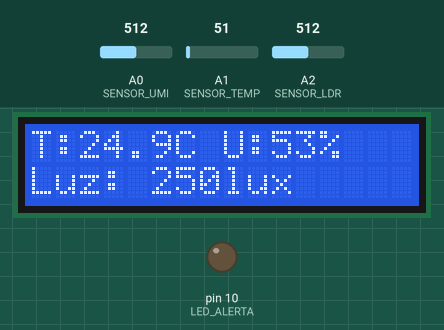
This sketch was run on a simulated Arduino Uno, built with avr-gcc and run on an emulated ATmega328P. Shown: 16×2 character LCD, output pins drawn as LEDs (lit = HIGH). The inputs (shaded band) are chosen by the test bench; at power-on: A1 (SENSOR_TEMP) = 51, A0 (SENSOR_UMI) = 512, A2 (SENSOR_LDR) = 512. What the sketch prints to the serial monitor is not drawn.

Above: at 1.2 s.
1.3 s: A1 (SENSOR_TEMP) set to 77
At 2.0 s:
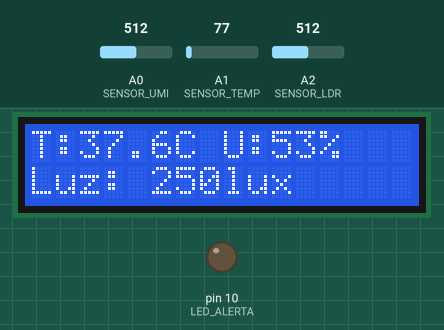
3.0 s: A1 (SENSOR_TEMP) set to 86
At 4.0 s:
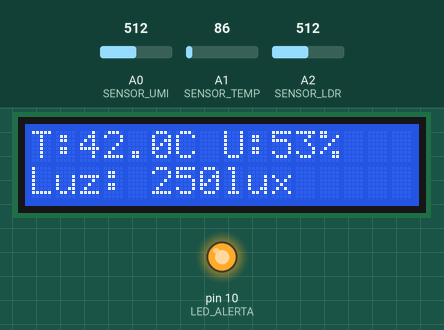
4.6 s: A0 (SENSOR_UMI) set to 710
At 5.8 s:
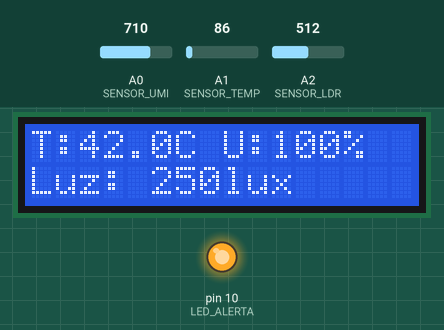
6.1 s: A2 (SENSOR_LDR) set to 710
At 6.8 s:
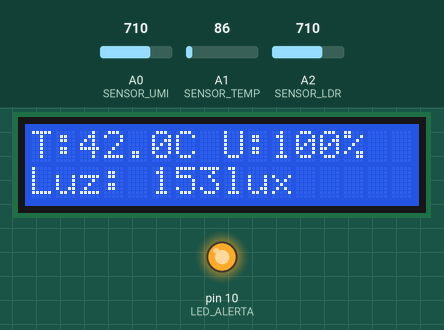
7.6 s: A2 (SENSOR_LDR) set to 716
At 8.8 s:
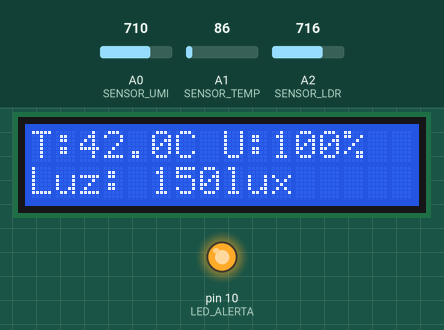
9.1 s: A0 (SENSOR_UMI) set to 690
At 9.6 s:
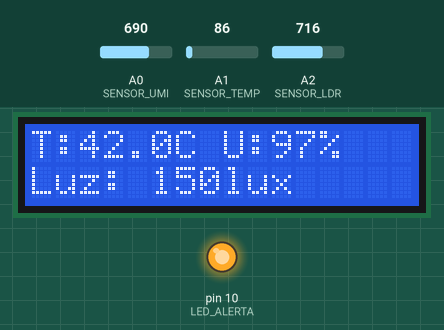
Timing chart, 0 to 11.7 s (numbered marks = the images above; inputs shaded):
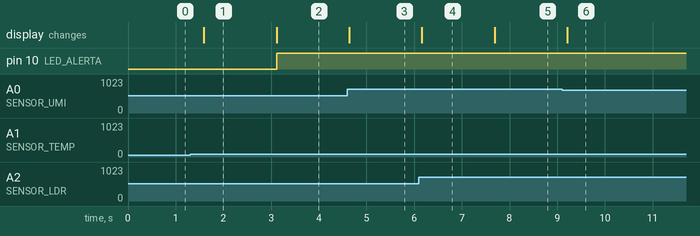

Measured:
- the behaviour switches between 81 and 82 on A1 (SENSOR_TEMP) (found by bisection; images 1 and 2)
- after the input at 1.3 s, the display: changes after 0.29 s (image 1)
- after the input at 3.0 s, pin 10 (LED_ALERTA): LOW → HIGH after 0.12 s; the display: changes after 0.12 s (image 2)
- after the input at 4.6 s, the display: changes at once (image 3)
- after the input at 6.1 s, the display: changes after 0.06 s (image 4)
- after the input at 7.6 s, the display: changes after 0.09 s (image 5)
- after the input at 9.1 s, the display: changes after 0.11 s (image 6)

The sketch:

projeto_integrador_iv.ino
```cpp
#include <LiquidCrystal.h>

// Definição de pinos
#define SENSOR_TEMP A1
#define SENSOR_UMI  A0
#define SENSOR_LDR  A2
#define LED_ALERTA  10  // Pino para o LED de alerta, ajustado para o pino 10

// Configuração do LCD (pinos RS, E, D4, D5, D6, D7)
LiquidCrystal lcd(12, 11, 5, 4, 3, 2);

// Limites de operação
const float LIMITE_TEMPERATURA = 40.0; // Limite para acender o LED de alerta

void setup() {
  lcd.begin(16, 2);  // Inicializa o LCD
  pinMode(LED_ALERTA, OUTPUT);
  pinMode(SENSOR_TEMP, INPUT);
  pinMode(SENSOR_UMI, INPUT);
  pinMode(SENSOR_LDR, INPUT);

  Serial.begin(9600); // Inicia comunicação serial
}

void loop() {
  // Leitura dos sensores
  int leituraTemp = analogRead(SENSOR_TEMP);
  int leituraUmi  = analogRead(SENSOR_UMI);
  int leituraLuz  = analogRead(SENSOR_LDR);

  // Conversão da temperatura (LM35)
  float temperatura = (leituraTemp * (5.0 / 1023.0)) * 100.0;

  // Conversão da umidade para porcentagem (ajustando valores reais)
  const int VALOR_MINIMO = 300; // Valor mínimo obtido no monitor serial
  const int VALOR_MAXIMO = 700; // Valor máximo obtido no monitor serial
  int umidade = map(leituraUmi, VALOR_MINIMO, VALOR_MAXIMO, 0, 100);
  umidade = constrain(umidade, 0, 100); // Garante que o valor esteja entre 0 e 100%

  // Conversão da luminosidade para lux
  float luminosidadeLux = (1023.0 - leituraLuz) * (500.0 / 1023.0);

  // Atualiza o Monitor Serial
  Serial.print("Temperatura: "); Serial.print(temperatura, 1); Serial.println(" °C");
  Serial.print("Umidade: "); Serial.print(umidade); Serial.println(" %");
  Serial.print("Luminosidade: "); Serial.print(luminosidadeLux, 0); Serial.println(" lux");

  // Atualiza o LCD
  lcd.clear();
  lcd.setCursor(0, 0);
  lcd.print("T:"); lcd.print(temperatura, 1); lcd.print("C ");
  lcd.print("U:"); lcd.print(umidade); lcd.print("%");

  lcd.setCursor(0, 1);
  lcd.print("Luz: "); lcd.print(luminosidadeLux, 0); lcd.print("lux");

  // Verifica a temperatura e acende o LED de alerta se necessário
  if (temperatura > LIMITE_TEMPERATURA) {
    digitalWrite(LED_ALERTA, HIGH); // Acende o LED
  } else {
    digitalWrite(LED_ALERTA, LOW);  // Apaga o LED
  }

  delay(500); // Aguarda 0,5 segundos para a próxima leitura
}
```
